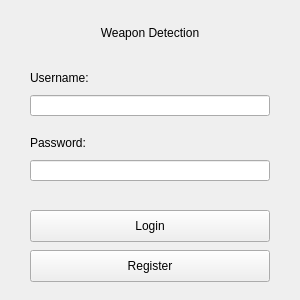
<?xml version="1.0" encoding="UTF-8"?>
<ui version="4.0">
 <class>MainWindow</class>
 <widget class="QMainWindow" name="MainWindow">
  <property name="geometry">
   <rect>
    <x>0</x>
    <y>0</y>
    <width>300</width>
    <height>300</height>
   </rect>
  </property>
  <property name="minimumSize">
   <size>
    <width>300</width>
    <height>300</height>
   </size>
  </property>
  <property name="maximumSize">
   <size>
    <width>300</width>
    <height>300</height>
   </size>
  </property>
  <property name="windowTitle">
   <string>Weapon Detection System</string>
  </property>
  <widget class="QWidget" name="centralwidget">
   <widget class="QLabel" name="label_name">
    <property name="geometry">
     <rect>
      <x>50</x>
      <y>25</y>
      <width>200</width>
      <height>16</height>
     </rect>
    </property>
    <property name="minimumSize">
     <size>
      <width>200</width>
      <height>0</height>
     </size>
    </property>
    <property name="text">
     <string>Weapon Detection</string>
    </property>
    <property name="alignment">
     <set>Qt::AlignCenter</set>
    </property>
   </widget>
   <widget class="QLabel" name="label_username">
    <property name="geometry">
     <rect>
      <x>30</x>
      <y>70</y>
      <width>66</width>
      <height>16</height>
     </rect>
    </property>
    <property name="text">
     <string>Username:</string>
    </property>
   </widget>
   <widget class="QLabel" name="label_password">
    <property name="geometry">
     <rect>
      <x>30</x>
      <y>135</y>
      <width>60</width>
      <height>16</height>
     </rect>
    </property>
    <property name="text">
     <string>Password:</string>
    </property>
   </widget>
   <widget class="QLineEdit" name="username_input">
    <property name="geometry">
     <rect>
      <x>30</x>
      <y>95</y>
      <width>240</width>
      <height>21</height>
     </rect>
    </property>
   </widget>
   <widget class="QLineEdit" name="password_input">
    <property name="geometry">
     <rect>
      <x>30</x>
      <y>160</y>
      <width>240</width>
      <height>21</height>
     </rect>
    </property>
    <property name="echoMode">
     <enum>QLineEdit::Password</enum>
    </property>
   </widget>
   <widget class="QPushButton" name="login_button">
    <property name="geometry">
     <rect>
      <x>30</x>
      <y>210</y>
      <width>240</width>
      <height>32</height>
     </rect>
    </property>
    <property name="text">
     <string>Login</string>
    </property>
   </widget>
   <widget class="QPushButton" name="register_button">
    <property name="geometry">
     <rect>
      <x>30</x>
      <y>250</y>
      <width>240</width>
      <height>32</height>
     </rect>
    </property>
    <property name="text">
     <string>Register</string>
    </property>
   </widget>
  </widget>
 </widget>
 <resources/>
 <connections/>
</ui>
